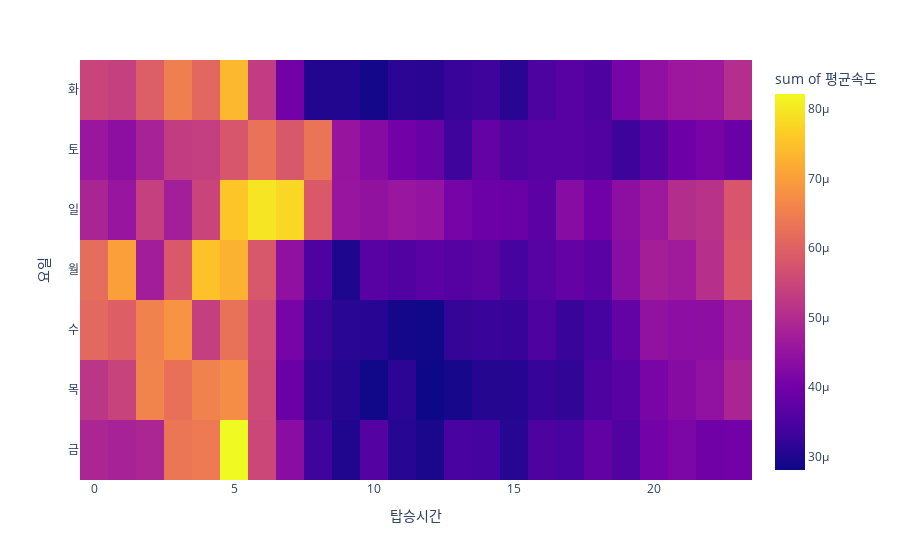

Write notebook code for a chart like this one.
### Code cell
fig1.show()

### Figure 1 — Plotly figure (JSON) as saved in the notebook; plotly's stock layout.template omitted (floating-point values rounded to 4 significant figures; data arrays with more than 128 entries replaced by an {"elided": "..."} marker saying what was removed)
{"data": [{"coloraxis": "coloraxis", "histfunc": "sum", "hovertemplate": "탑승시간=%{x}<br>요일=%{y}<br>sum of 평균속도=%{z}<extra></extra>", "name": "", "nbinsx": 24, "nbinsy": 7, "type": "histogram2d", "x": {"elided": "168 int values"}, "xaxis": "x", "xbingroup": "x", "y": {"elided": "168 str values"}, "yaxis": "y", "ybingroup": "y", "z": {"elided": "168 float values"}}], "layout": {"autosize": true, "coloraxis": {"colorbar": {"title": {"text": "sum of 평균속도"}}, "colorscale": [[0, "#0d0887"], [0.1111, "#46039f"], [0.2222, "#7201a8"], [0.3333, "#9c179e"], [0.4444, "#bd3786"], [0.5556, "#d8576b"], [0.6667, "#ed7953"], [0.7778, "#fb9f3a"], [0.8889, "#fdca26"], [1, "#f0f921"]]}, "legend": {"tracegroupgap": 0}, "margin": {"t": 60}, "xaxis": {"anchor": "y", "autorange": true, "domain": [0, 1], "range": [-0.5, 23.5], "title": {"text": "탑승시간"}, "type": "linear"}, "yaxis": {"anchor": "x", "autorange": true, "domain": [0, 1], "range": [-0.5, 6.5], "title": {"text": "요일"}, "type": "category"}}}
